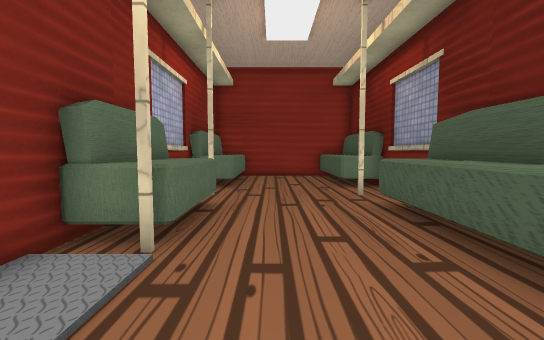
View 1 (above)

12 first-person views from a walk through a 3-D level made in the Unity game engine. The camera is 1.4 m above the floor, tilts 4° down and sees 90° across. Doors are open. The floor is counted in squares, 1 m on a side. Each view is taken from the middle of a square. On the plan, view 1 faces up. The plan holds only what a view shows up to about 13 squares ahead; the rest is blank. The place goes on beyond the plan. The player character is not drawn. Some surface patterns are stand-ins.

View 2
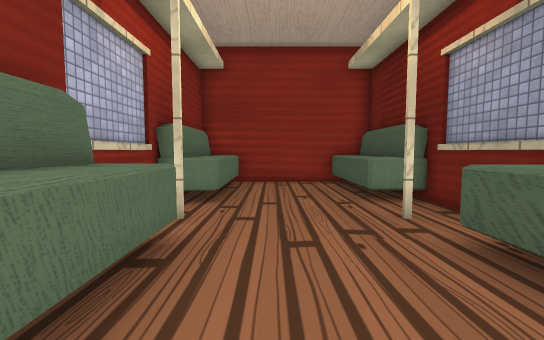

View 3
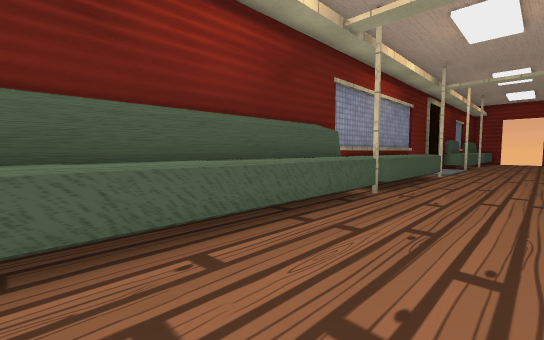

View 4
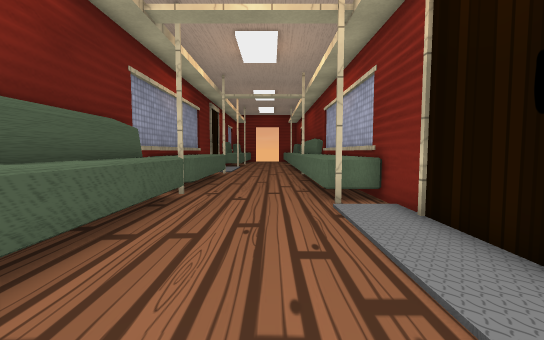

View 5
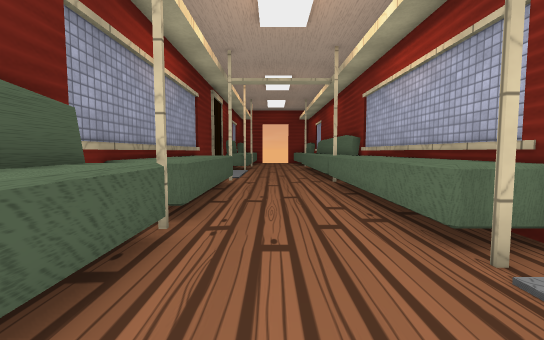

View 6
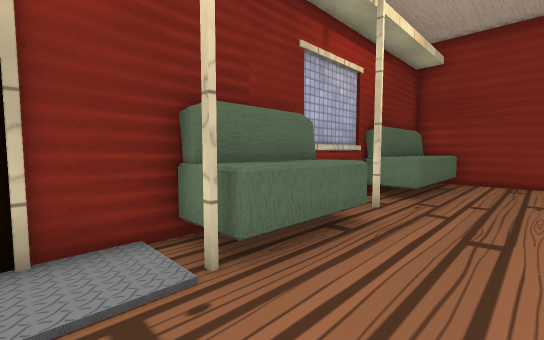

View 7
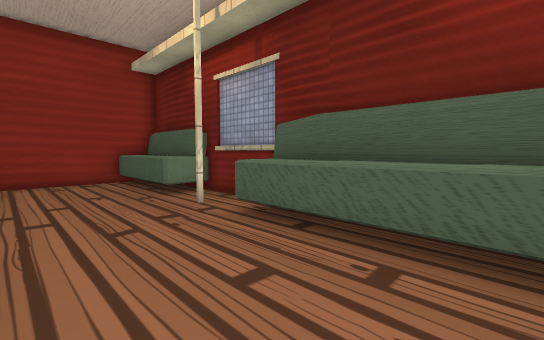

View 8
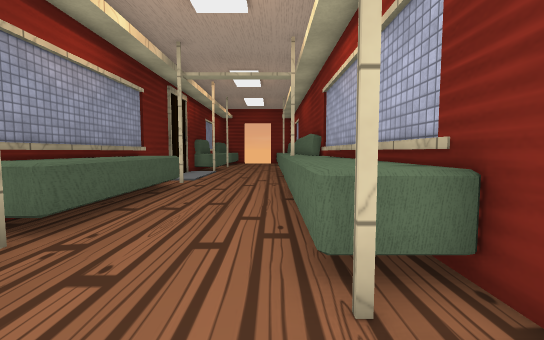

View 9
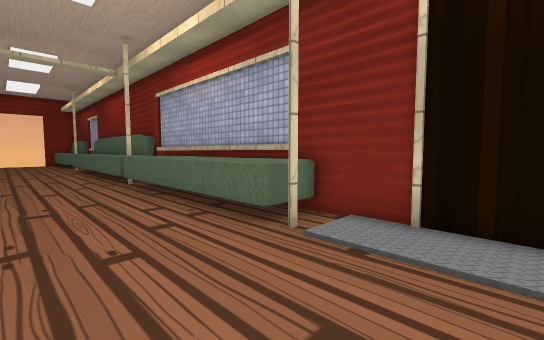

View 10
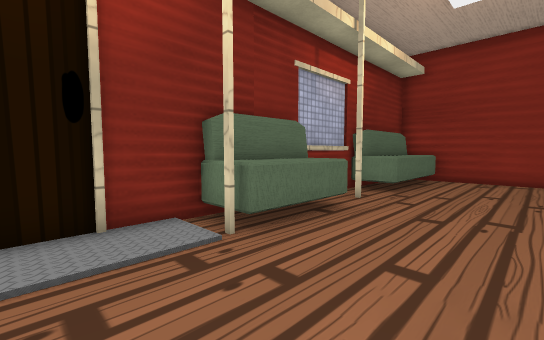

View 11
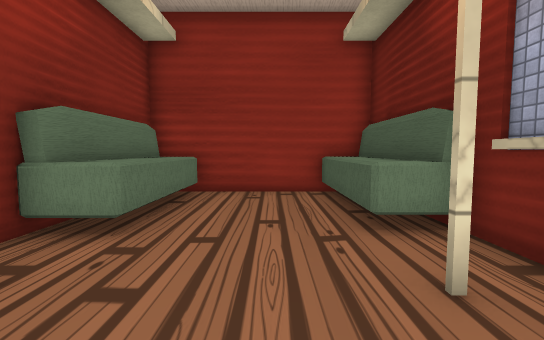

View 12
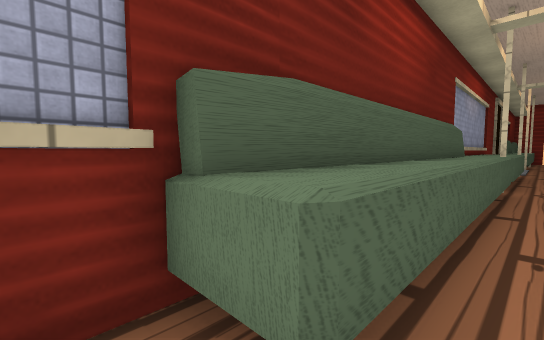

### Floor plan
Key: @ floor where view 1 was taken; # wall or solid block; . floor; ^ raised ledge; O other object.
Columns run from 3 left of view 1 to 5 right of it. Each row starts with its distance up from view 1.
 16   ####
 15 #^....^#
 14 #^....^#
 13 #^....^#
 12 #^....^#
 11 #^....^##
 10 #.......#
  9 #.....#.#
  8 #.......#
  7 #O....^##
  6 OO....^#
  5 OO....^#
  4 #O....^#
  3 #.....^#
  2 #.....^#
  1 #.....^#
  0 #..@..^#
 -1 #.....^#
 -2 ##....^#
 -3 #^....^#
 -4 #^....###
 -5 #^....^^#
 -6 #^....^^#
 -7 #^....^^#
 -8 #^....^^#
 -9 #^....^^#

Positions as (right, up) in squares from view 1, and headings:
1: (0, 0), facing up
2: (0, 3), facing up
3: (-1, 5), facing down-right
4: (0, 5), facing down
5: (1, 1), facing down
6: (1, 2), facing up-left
7: (-1, 2), facing up-right
8: (-1, 0), facing down
9: (2, 1), facing down-left
10: (2, 1), facing up-left
11: (1, 6), facing up
12: (2, 8), facing down-right
